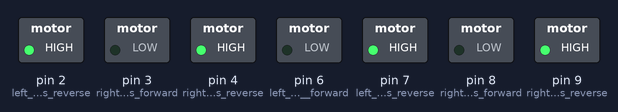
This sketch was run on a simulated Arduino Uno, built with avr-gcc and run on an emulated ATmega328P. On the bench: switched loads named in the sketch (green lamp = pin HIGH).

Above: at 0.1 s.
Timing chart, 0 to 1.6 s (numbered marks = the images above):
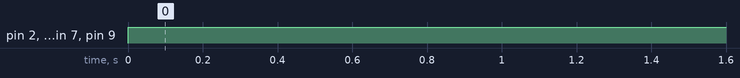

The sketch:

hack.ino
```cpp
void setup() {
pinMode(6,OUTPUT);   //left motors   forward
pinMode(7,OUTPUT);   //left motors reverse
pinMode(8,OUTPUT);   //right   motors forward
pinMode(9,OUTPUT);   //right motors reverse
pinMode(1,OUTPUT);   //left motors   forward
pinMode(2,OUTPUT);   //left motors reverse
pinMode(3,OUTPUT);   //right   motors forward
pinMode(4,OUTPUT);   //right motors reverse
Serial.begin(9600);

}

void loop() {
  digitalWrite(1,LOW);
  digitalWrite(2,HIGH);
  digitalWrite(3,LOW);
  digitalWrite(4,HIGH);
  digitalWrite(6,LOW);
  digitalWrite(7,HIGH);
  digitalWrite(8,LOW);
  digitalWrite(9,HIGH);

}
```

Measured:
- by itself, pin 2 (left_motors_reverse), pin 4 (right_motors_reverse), pin 7 (left_motors_reverse), pin 9 (right_motors_reverse): LOW → HIGH at 0.00 s
